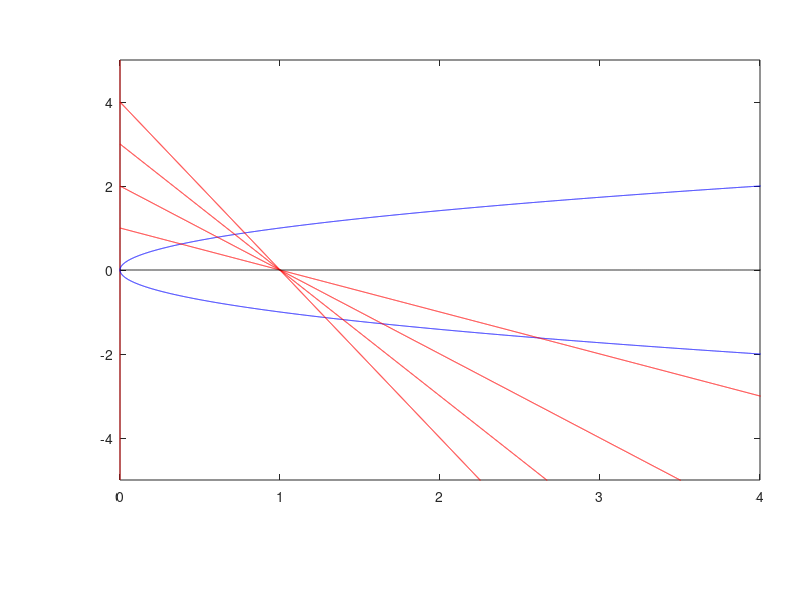

The MATLAB source for this figure: (Note: this script raises an error after producing the figure.)
clear
close all
clc

fs=15;
u=linspace(0,5,1e4);
v=linspace(-5,5,1e4);
v2=sqrt(u);
v11=1*(1-u);
v12=2*(1-u);
v13=3*(1-u);
v14=4*(1-u);

axes('position',[0.15 0.2 0.8 0.7])
plot(0*u,v,'r')
hold on
plot(u,v2,'b')
plot(u,-v2,'b')
plot(u,v11,'r')
plot(u,v12,'r')
plot(u,v13,'r')
plot(u,v14,'r')
plot(u,0*v,'k')
% axis equal
axis([0 4 -5 5])
arrow([0.25 0.5],[0.75 3])
text(0.8,3.1,'increasing $\alpha$','interpreter','latex','fontsize',fs)
L=legend('$\dot{u}=0$','$\dot{v}=0$','location','ne');
set(L,'interpreter','latex','fontsize',fs)
xlabel('$u$','interpreter','latex')
ylabel('$v$','interpreter','latex')
set(gca,'fontsize',fs)
export_fig '../Pictures/Nullcline_multiple_alpha.png' -m3
% 
% %%
% clear
% close all
% clc
% 
% fs=15;
% si=400;
% u=linspace(0,5,1e4);
% v1=(u-2).*(u-3);
% plot(u,v1,'b')
% hold on
% axis([0 5 -5 5])
% text(2,3,'$\dot{u}>0$','interpreter','latex','fontsize',fs)
% text(2,-3,'$\dot{u}<0$','interpreter','latex','fontsize',fs)
% arrowh([2 2.5],[2 2],'k',si);
% arrowh([3 2.5]-0.2,-[2 2],'k',si);
% xlabel('$u$','interpreter','latex')
% ylabel('$v$','interpreter','latex')
% set(gca,'fontsize',fs)
% export_fig '../Pictures/u_nullcline.png' -m3
% 
% %%
% clear
% close all
% clc
% 
% fs=15;
% si=400;
% u=linspace(0,5,1e4);
% v2=log(u);
% plot(u,v2,'r')
% hold on
% axis([0 5 -5 5])
% text(2,3,'$\dot{v}>0$','interpreter','latex','fontsize',fs)
% text(2,-3,'$\dot{v}<0$','interpreter','latex','fontsize',fs)
% arrowh([2.5 2.5],[1 2],'k',si);
% arrowh([2.5 2.5],[-1 -2],'k',si);
% xlabel('$u$','interpreter','latex')
% ylabel('$v$','interpreter','latex')
% set(gca,'fontsize',fs)
% export_fig '../Pictures/v_nullcline.png' -m3
% 
% %%
% clear
% close all
% clc
% si=400;
% fs=15;
% u=linspace(0,5,1e4);
% v2=log(u);
% v1=(u-2).*(u-3);
% plot(u,v1,'b')
% hold on
% plot(u,v2,'r')
% axis([0 5 -5 5])
% annotation('textarrow',[.55,.6],[.55,.6]+0.2);
% annotation('textarrow',[.55,.5]+0.32,[.5,.55]+0.2);
% annotation('textarrow',[.55,.5],[.55,.5]-0.2);
% annotation('textarrow',[.55,.5]-0.32,[.5,.55]+0.2);
% annotation('textarrow',[.55,.6],[.6,.55]-0.01);
% scale=[0.13 0.11 0.7750 0.8150];
% 
% for i=1:1000:length(u)
%     if (v1(i)<5)&(v1(i)>-5)&(u(i)<2)
%         arrow([u(i) v1(i)],[u(i) v1(i)+0.5]);
%     end
%     if (v1(i)<5)&(v1(i)>-5)&(u(i)>4)
%         arrow([u(i) v1(i)],[u(i) v1(i)+0.5]);
%     end
%     
%     if (v1(i)<5)&(v1(i)>-5)&(u(i)<4)&(u(i)>2)
%         arrow([u(i) v1(i)],[u(i) v1(i)-0.5]);
%     end
% end
% 
% for i=[250 500 1:1000:length(u)]
%     if (v2(i)<5)&(v2(i)>-5)&(u(i)<2)
%         arrow([u(i) v2(i)],[u(i)-0.2 v2(i)]);
%     end
%     
%     if (v2(i)<5)&(v2(i)>-5)&(u(i)>4)
%         arrow([u(i) v2(i)],[u(i)-0.2 v2(i)]);
%     end
%     
%     if (v2(i)<5)&(v2(i)>-5)&(u(i)<4)&(u(i)>2)
%         arrow([u(i) v2(i)],[u(i)+0.2 v2(i)]);
%     end
% end
% 
% L=legend('$\dot{u}=0$','$\dot{v}=0$','location','se');
% set(L,'interpreter','latex','fontsize',fs)
% xlabel('$u$','interpreter','latex')
% ylabel('$v$','interpreter','latex')
% set(gca,'fontsize',fs)
% export_fig '../Pictures/uv_nullcline.png' -m3